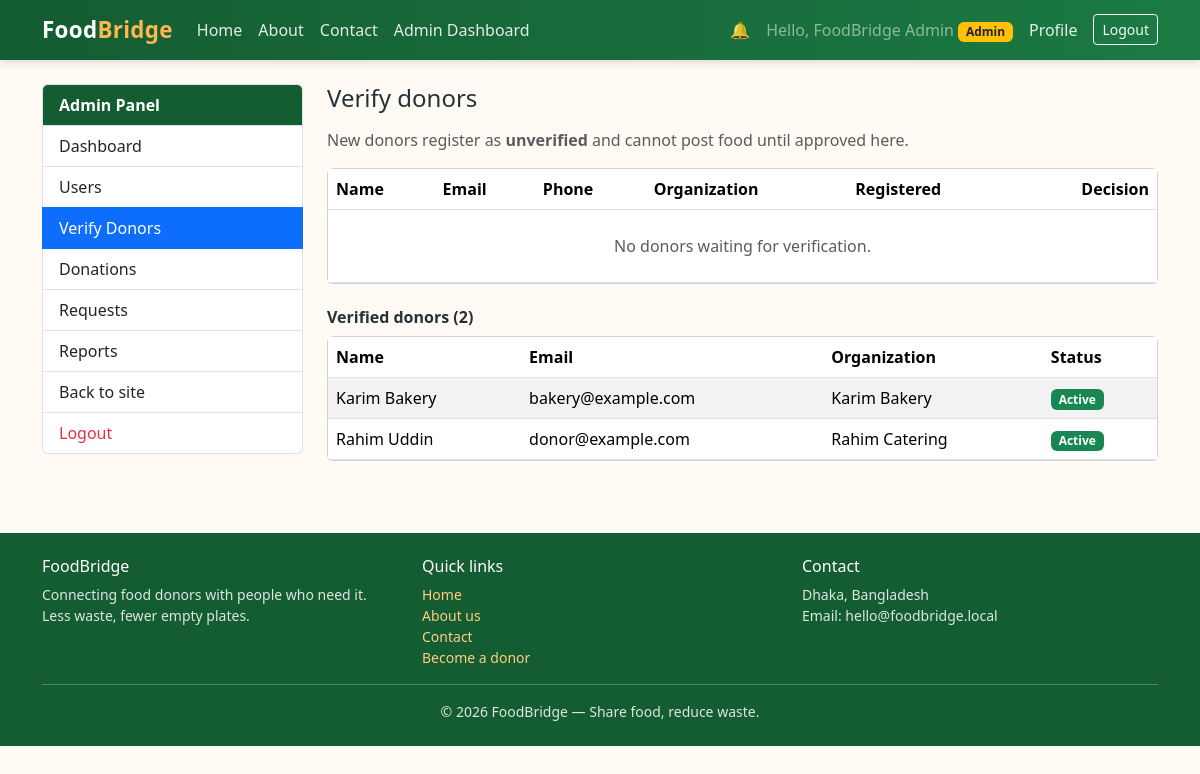
The app's page /admin/verify_donors.php (signed in) with its own data.
### tables this page shows
CREATE TABLE IF NOT EXISTS users (
    id                INT UNSIGNED AUTO_INCREMENT PRIMARY KEY,
    name              VARCHAR(100) NOT NULL,
    email             VARCHAR(150) NOT NULL UNIQUE,
    password          VARCHAR(255) NOT NULL,               
    phone             VARCHAR(20)  NULL,
    address           VARCHAR(255) NULL,
    role              ENUM('admin', 'donor', 'receiver') NOT NULL DEFAULT 'receiver',
    organization_name VARCHAR(150) NULL,
    is_verified       TINYINT(1)   NOT NULL DEFAULT 0,
    status            ENUM('active', 'inactive', 'suspended') NOT NULL DEFAULT 'active',
    created_at        TIMESTAMP    NOT NULL DEFAULT CURRENT_TIMESTAMP
);

### admin/verify_donors.php (the view, shortened to what this page needs)
<?php
require_once __DIR__ . '/../config/db.php';
$stmt = $pdo->query(
    "SELECT * FROM users
     WHERE role = 'donor' AND is_verified = 0 AND status = 'active'
     ORDER BY created_at ASC"
);
$pending = $stmt->fetchAll();
$stmt = $pdo->query(
    "SELECT * FROM users WHERE role = 'donor' AND is_verified = 1 ORDER BY name ASC"
);
$verified = $stmt->fetchAll();
include __DIR__ . '/../includes/header.php';
?>
<div class="row g-4">
    <div class="col-lg-3">
        <?php include __DIR__ . '/../includes/admin_sidebar.php'; ?>
    </div>
    <div class="col-lg-9">
        <h1 class="h4 mb-3">Verify donors</h1>
        <p class="text-muted">New donors register as <strong>unverified</strong> and cannot post food until approved here.</p>
        <div class="card mb-4">
            <div class="card-body p-0">
                <div class="table-responsive">
                    <table class="table table-hover mb-0 align-middle">
                        <thead>
                            <tr>
                                <th>Name</th>
                                <th>Email</th>
                                <th>Phone</th>
                                <th>Organization</th>
                                <th>Registered</th>
                                <th class="text-end">Decision</th>
                            </tr>
                        </thead>
                        <tbody>
                            <?php if (!$pending): ?>
                                <tr><td colspan="6" class="text-center text-muted py-4">No donors waiting for verification.</td></tr>
                            <?php endif; ?>
                        </tbody>
                    </table>
                </div>
            </div>
        </div>
        <h2 class="h6 fw-bold">Verified donors (<?= count($verified) ?>)</h2>
        <div class="card">
            <div class="card-body p-0">
                <div class="table-responsive">
                    <table class="table table-striped mb-0 align-middle">
                        <thead>
                            <tr><th>Name</th><th>Email</th><th>Organization</th><th>Status</th></tr>
                        </thead>
                        <tbody>
                            <?php foreach ($verified as $u): ?>
                                <tr>
                                    <td><?= htmlspecialchars($u['name'], ENT_QUOTES, 'UTF-8') ?></td>
                                    <td><?= htmlspecialchars($u['email'], ENT_QUOTES, 'UTF-8') ?></td>
                                    <td><?= htmlspecialchars($u['organization_name'] ?? '—', ENT_QUOTES, 'UTF-8') ?></td>
                                    <td><span class="badge bg-success text-capitalize"><?= htmlspecialchars($u['status'], ENT_QUOTES, 'UTF-8') ?></span></td>
                                </tr>
                            <?php endforeach; ?>
                        </tbody>
                    </table>
                </div>
            </div>
        </div>
    </div>
</div>
<?php include __DIR__ . '/../includes/footer.php'; ?>

### assets/css/style.css (style rules this page uses)
:root { --fb-green: #1b7a43; --fb-green-dark: #145c32; --fb-green-light: #e6f4ec; --fb-orange: #f57c00; --fb-orange-dark: #e65100; --fb-cream: #fffaf3; }
body { background-color: var(--fb-cream); color: #263238; }

### records on screen
users: name "Karim Bakery", email "bakery@example.com", organization_name "Karim Bakery", status "Active"
users: name "Rahim Uddin", email "donor@example.com", organization_name "Rahim Catering", status "Active"

### other values on screen
$userName "FoodBridge Admin"
$role "Admin"
$label "Dashboard"
$label "Users"
$label "Verify Donors"
$label "Donations"
$label "Requests"
$label "Reports"
count($verified) "2"
